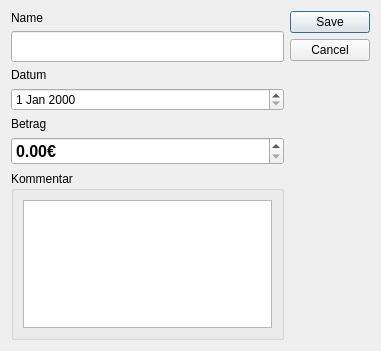
<?xml version="1.0" encoding="UTF-8"?>
<ui version="4.0">
 <class>Dialog</class>
 <widget class="QDialog" name="Dialog">
  <property name="geometry">
   <rect>
    <x>0</x>
    <y>0</y>
    <width>381</width>
    <height>351</height>
   </rect>
  </property>
  <property name="windowTitle">
   <string>Dialog</string>
  </property>
  <layout class="QHBoxLayout" name="horizontalLayout">
   <item>
    <layout class="QVBoxLayout" name="verticalLayout">
     <item>
      <widget class="QLabel" name="label_name">
       <property name="text">
        <string>Name</string>
       </property>
       <property name="buddy">
        <cstring>lineEdit_name</cstring>
       </property>
      </widget>
     </item>
     <item>
      <widget class="QLineEdit" name="lineEdit_name">
       <property name="font">
        <font>
         <pointsize>14</pointsize>
        </font>
       </property>
      </widget>
     </item>
     <item>
      <widget class="QLabel" name="label">
       <property name="sizePolicy">
        <sizepolicy hsizetype="Preferred" vsizetype="Maximum">
         <horstretch>0</horstretch>
         <verstretch>0</verstretch>
        </sizepolicy>
       </property>
       <property name="text">
        <string>Datum</string>
       </property>
      </widget>
     </item>
     <item>
      <widget class="QDateEdit" name="dateEdit_date">
       <property name="sizePolicy">
        <sizepolicy hsizetype="Minimum" vsizetype="Maximum">
         <horstretch>0</horstretch>
         <verstretch>0</verstretch>
        </sizepolicy>
       </property>
      </widget>
     </item>
     <item>
      <widget class="QLabel" name="label_2">
       <property name="sizePolicy">
        <sizepolicy hsizetype="Preferred" vsizetype="Maximum">
         <horstretch>0</horstretch>
         <verstretch>0</verstretch>
        </sizepolicy>
       </property>
       <property name="text">
        <string>Betrag</string>
       </property>
      </widget>
     </item>
     <item>
      <widget class="QDoubleSpinBox" name="doubleSpinBox_amount">
       <property name="font">
        <font>
         <pointsize>12</pointsize>
         <weight>75</weight>
         <bold>true</bold>
        </font>
       </property>
       <property name="suffix">
        <string>€</string>
       </property>
       <property name="maximum">
        <double>10000000000000000.000000000000000</double>
       </property>
      </widget>
     </item>
     <item>
      <widget class="QGroupBox" name="groupBox_comment">
       <property name="title">
        <string>Kommentar</string>
       </property>
       <layout class="QFormLayout" name="formLayout_2">
        <item row="0" column="0" colspan="2">
         <widget class="QTextEdit" name="textEdit_comment"/>
        </item>
       </layout>
      </widget>
     </item>
    </layout>
   </item>
   <item>
    <widget class="QDialogButtonBox" name="buttonBox">
     <property name="orientation">
      <enum>Qt::Vertical</enum>
     </property>
     <property name="standardButtons">
      <set>QDialogButtonBox::Cancel|QDialogButtonBox::Save</set>
     </property>
    </widget>
   </item>
  </layout>
 </widget>
 <resources/>
 <connections>
  <connection>
   <sender>buttonBox</sender>
   <signal>accepted()</signal>
   <receiver>Dialog</receiver>
   <slot>accept()</slot>
   <hints>
    <hint type="sourcelabel">
     <x>248</x>
     <y>254</y>
    </hint>
    <hint type="destinationlabel">
     <x>157</x>
     <y>274</y>
    </hint>
   </hints>
  </connection>
  <connection>
   <sender>buttonBox</sender>
   <signal>rejected()</signal>
   <receiver>Dialog</receiver>
   <slot>reject()</slot>
   <hints>
    <hint type="sourcelabel">
     <x>316</x>
     <y>260</y>
    </hint>
    <hint type="destinationlabel">
     <x>286</x>
     <y>274</y>
    </hint>
   </hints>
  </connection>
 </connections>
</ui>
